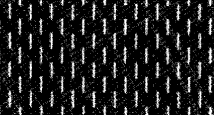
%> input picture morphology/TD1/Images/tirets.png, 214 x 115 px
$ octave td1.m   (GNU Octave 9; MATLAB toolbox functions it lacks are replaced by stand-ins)
%> lines starting %> are read from the running program, lines starting %| are printed output that depends on the picture
%% TD1 : Erosion, covariance et analyse de texture
%% WU Jinda
clear all
close all


%% 1. D¨¦finition de l'op¨¦rateur covarience

%% Questions
% 1. Rappeler le sens math¨¦matique de la notion de covariance.
% Applicable au degr¨¦ de changement conjoint de deux variables al¨¦atoires
% 2. Quelle information cherche-t-on ¨¤ obtenir lorsque l'on mesure la covariance d'une image ?
% on cherche l'image ¨¤ mesure et une paire de points P
% 3. Repr¨¦senter les ¨¦l¨¦ments P_{1,(1,0)}, P_{1,(2,0)}, P_{1,(1,1)}, P_{1,(1,2)}.
% P_{1,(1,0)} = [1,0,1] ,
%P_{1,(2,0)} = [1,0,0,1] ,
%P_{1,(1,1)} =[0,0,1;1,0,0] ,
%P_{1,(1,2)} =[0,0,1;0,0,0;1,0,0]

% 4. Expliquer le principe de la mesure de covariance K donn¨¦e ci-dessus.
ES = strel('pair',[0,10]);
erosion = imerode(imread('Images/tirets.png'), ES);
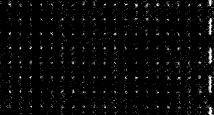
%> erosion: size 115x214 uint8; min 0, max 255, mean 7.7
K = sum(sum(erosion))
%> K = 190552

%% 2. Application ¨¤ l'analyse de texture

%% Chargement de l'image

f=imread('Images/tirets.png');
%> f is the input picture: size 115x214 uint8; min 0, max 255, mean 32.5
figure(1)
imshow(f);

%% Erosion par un bipoint

k_refer = sum(sum(f))
%> k_refer = 799285
% Construction de l'¨¦l¨¦ment structurant "pair de points"
s= strel('pair',[11, 0]);
% Calcul de l'image ¨¦rod¨¦
%> (the run ends here)
